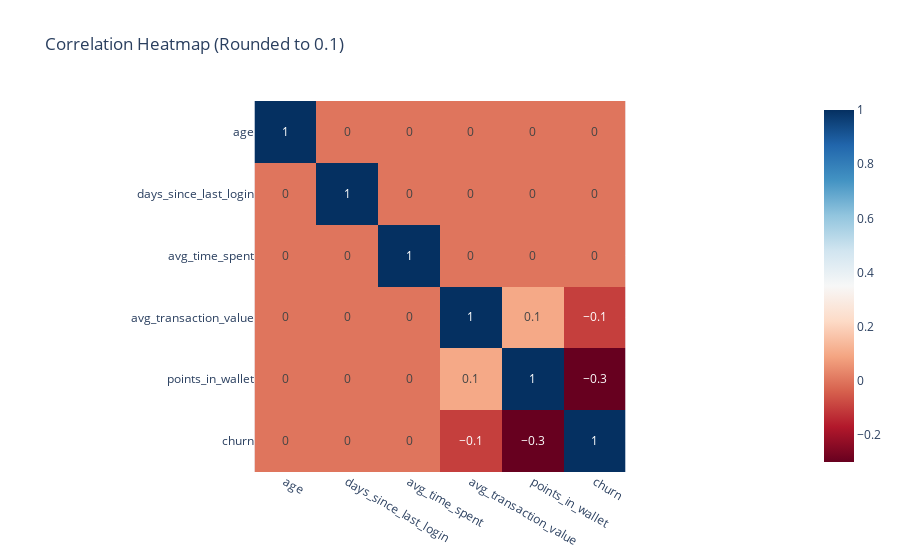

Write notebook code for a chart like this one.
### Code cell
import pandas as pd
import plotly.express as px

# Select relevant columns
cols = ['age', 'days_since_last_login', 'avg_time_spent',
        'avg_transaction_value', 'points_in_wallet']

# Calculate and round correlation
correlation = df[cols].corr().round(1)

# Plot heatmap
fig = px.imshow(correlation,
                text_auto=True,
                color_continuous_scale='RdBu',
                title='Correlation Heatmap (Rounded to 0.1)')

fig.show()

### Figure 1 — Plotly figure (JSON) as saved in the notebook; plotly's stock layout.template omitted (floating-point values rounded to 4 significant figures)
{"data": [{"coloraxis": "coloraxis", "hovertemplate": "x: %{x}<br>y: %{y}<br>color: %{z}<extra></extra>", "name": "0", "texttemplate": "%{z}", "type": "heatmap", "x": ["age", "days_since_last_login", "avg_time_spent", "avg_transaction_value", "points_in_wallet", "churn"], "xaxis": "x", "y": ["age", "days_since_last_login", "avg_time_spent", "avg_transaction_value", "points_in_wallet", "churn"], "yaxis": "y", "z": [[1, 0, 0, 0, 0, 0], [0, 1, 0, 0, 0, 0], [0, 0, 1, 0, 0, 0], [0, 0, 0, 1, 0.1, -0.1], [0, 0, 0, 0.1, 1, -0.3], [0, 0, 0, -0.1, -0.3, 1]]}], "layout": {"coloraxis": {"colorscale": [[0, "rgb(103,0,31)"], [0.1, "rgb(178,24,43)"], [0.2, "rgb(214,96,77)"], [0.3, "rgb(244,165,130)"], [0.4, "rgb(253,219,199)"], [0.5, "rgb(247,247,247)"], [0.6, "rgb(209,229,240)"], [0.7, "rgb(146,197,222)"], [0.8, "rgb(67,147,195)"], [0.9, "rgb(33,102,172)"], [1, "rgb(5,48,97)"]]}, "title": {"text": "Correlation Heatmap (Rounded to 0.1)"}, "xaxis": {"anchor": "y", "constrain": "domain", "domain": [0, 1], "scaleanchor": "y"}, "yaxis": {"anchor": "x", "autorange": "reversed", "constrain": "domain", "domain": [0, 1]}}}
